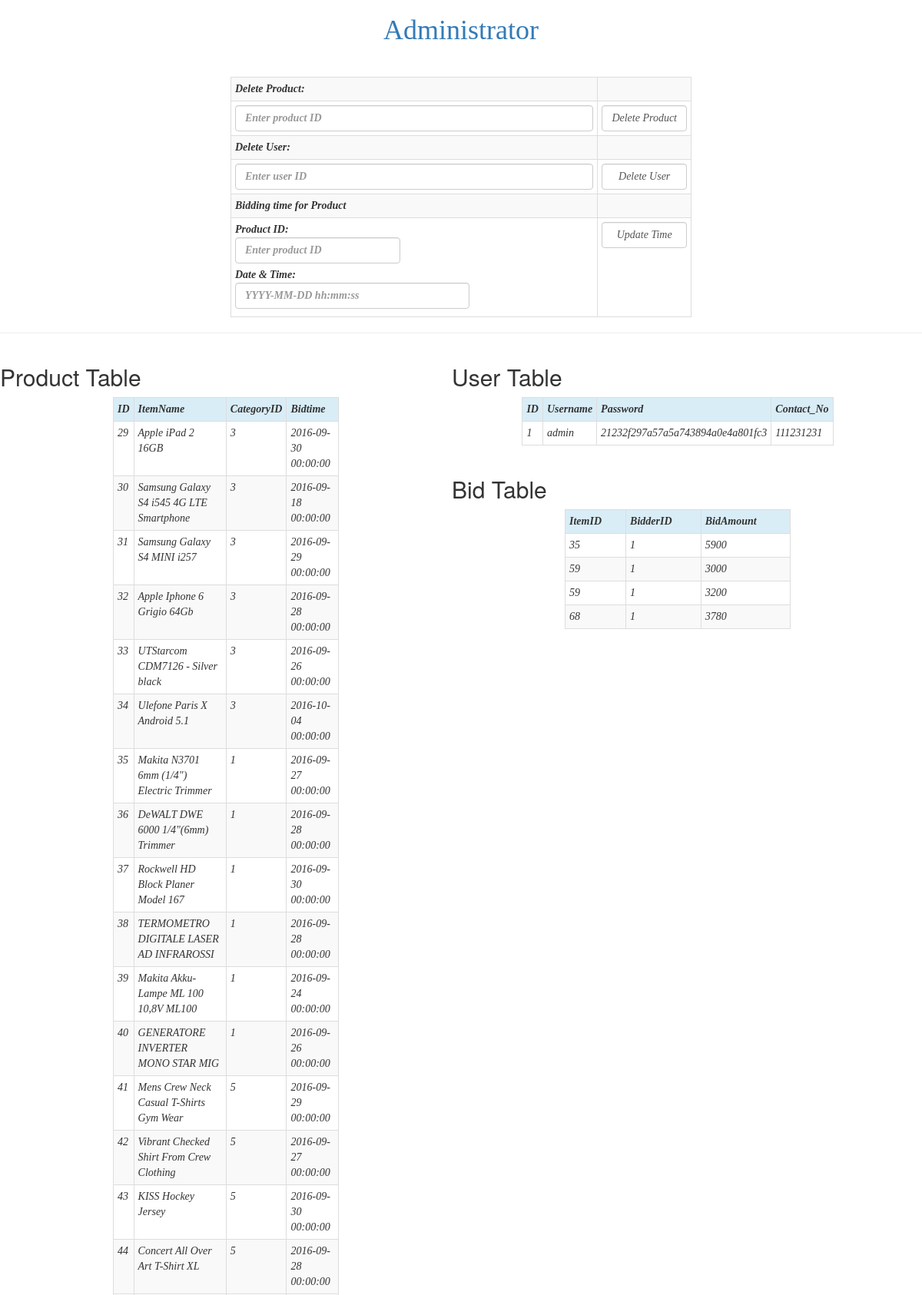
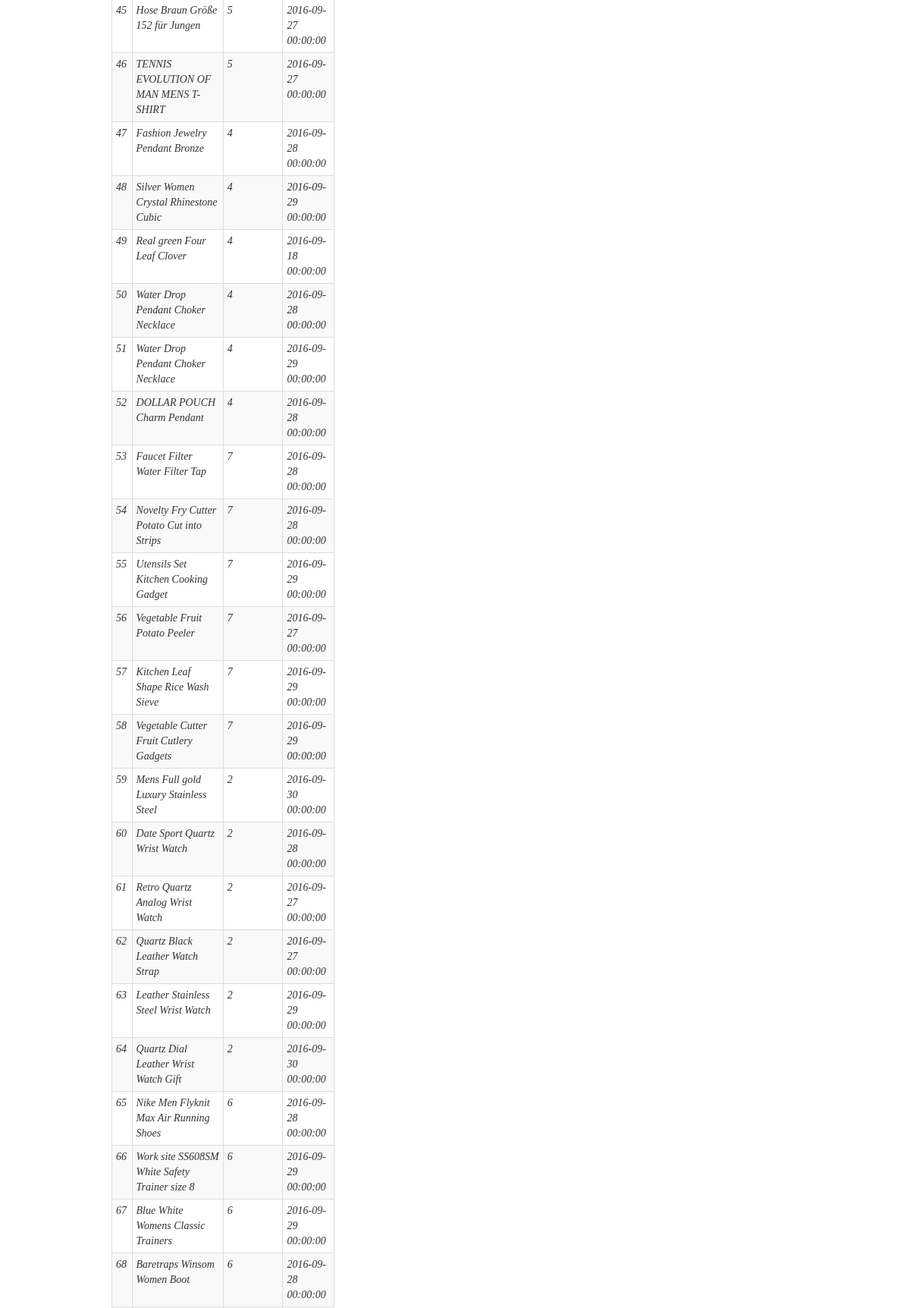
The app's page /admin/index.php (upper part) with its own data (2 pictures, top to bottom).
### tables this page shows
CREATE TABLE IF NOT EXISTS `item` (
  `ItemID` int(10) NOT NULL,
  `ItemName` varchar(50) NOT NULL,
  `SellerID` int(10) DEFAULT NULL,
  `StartingPrice` int(6) NOT NULL,
  `ExpectedPrice` int(6) NOT NULL,
  `CurrentPrice` int(6) DEFAULT NULL,
  `PhotosID` varchar(20) DEFAULT NULL,
  `Description` varchar(6000) DEFAULT NULL,
  `CategoryID` int(10) NOT NULL,
  `EndTime` datetime NOT NULL
);

CREATE TABLE IF NOT EXISTS `user` (
  `UserID` int(10) NOT NULL,
  `Username` varchar(20) NOT NULL,
  `Password` varchar(45) NOT NULL,
  `Contact_No` int(10) NOT NULL,
  `Address` varchar(50) NOT NULL,
  `FName` varchar(20) NOT NULL,
  `LName` varchar(20) NOT NULL
);

CREATE TABLE IF NOT EXISTS `bids` (
  `ItemID` int(5) NOT NULL,
  `BidderID` int(4) NOT NULL,
  `BidAmount` int(6) NOT NULL
);

### admin/index.php (the view, shortened to what this page needs)
<!DOCTYPE html PUBLIC "-//W3C//DTD XHTML 1.0 Transitional//EN" "http://www.w3.org/TR/xhtml1/DTD/xhtml1-transitional.dtd">
<html xmlns="http://www.w3.org/1999/xhtml">
<head>
<link href="../view/css/bootstrap.min.css" rel="stylesheet">
</head>
<body>
<div align="center">
  <a href="index.php"><h1 class="style2" style="font-family:Georgia, 'Times New Roman', Times, serif">Administrator</h1></a>
  <p>&nbsp;</p>
  <form id="form1" name="form1" method="post" action="">
    <table class="table table-striped table-bordered table-hover table-condensed" style="width: 50%">
      <tr>
        <th><div>Delete Product: </div></th>
        <td>&nbsp;</td>
      </tr>
      <tr>
        <th>
          <input type="text" class="form-control" name="ItemID" placeholder="Enter product ID" />
        </th>
        <td><input class="form-control" name="dltpr" type="submit" id="dltpr" value="Delete Product" /></td>
      </tr>
      <tr>
        <th><div>Delete User: </div></th>
        <td>&nbsp;</td>
      </tr>
      <tr>
        <th><div>
          <input type="text" class="form-control" name="UserID" placeholder="Enter user ID" />
        </div></th>
        <td><input class="form-control" name="dltuser" type="submit" id="dltuser" value="Delete User" /></td>
      </tr>
      <tr>
        <th><div>Bidding time for Product </div></th>
        <td>&nbsp;</td>
      </tr>
      <tr>
        <th><div>
          <label>Product ID:&nbsp; &nbsp;
          <input type="text" class="form-control" name="prid" placeholder="Enter product ID" style="width: 215px" />
          </label>
          <label>Date &amp; Time:
            <input type="text" class="form-control" name="bidtime" placeholder="YYYY-MM-DD hh:mm:ss" style="width: 305px" />
           </label>
        </div></th>
        <td><input class="form-control" name="EndTime" type="submit" id="EndTime" value="Update Time" /></td>
      </tr>
    </table>
  </form>
  <hr>
</div>
<div style="width: 100%">
<?php
$conn = new mysqli("localhost", "root", "", "shop");
if (isset($_POST['dltpr'])) {
	echo '<div style="width:49%; float:left;"><h2>Product Table</h2>';
	$id=$_REQUEST['ItemID'];
	$sql = "DELETE FROM item WHERE ItemID=$id";
	$conn -> query($sql);
	$sql = "SELECT ItemID,ItemName,CategoryID,EndTime FROM item ORDER BY ItemID";
	$result = $conn -> query($sql);
	if ($result -> num_rows > 0) {
	echo '
	<table class="table table-striped table-bordered table-hover table-condensed" align="center" style="width:50%">
	<tr class="info">
	<th>ID</th>
	<th>ItemName</th>
	<th>CategoryID</th>
	<th>EndTime</th>
	</tr>';
	while ($row = $result -> fetch_assoc()) {
	echo "
	<tr>
		<td>" . $row["ItemID"] . "</td><td>" . $row["ItemName"] . "</td><td>" . $row["CategoryID"] . "</td><td>" . $row["EndTime"] . "</td>
	</tr>";
	}
	echo "</table></div>";
	} else {
	echo "0 results";
	}
	}
else {
	echo '<div style="width:49%; float:left;"><h2>Product Table</h2>';
	$sql = "SELECT ItemID,ItemName,CategoryID,EndTime FROM item ORDER BY ItemID";
	$result = $conn -> query($sql);
	if ($result -> num_rows > 0) {
	echo '
	<table class="table table-striped table-bordered table-hover table-condensed" align="center" style="width:50%">
	<tr class="info">
	<th>ID</th>
	<th>ItemName</th>
	<th>CategoryID</th>
	<th>Bidtime</th>
	</tr>';
	while ($row = $result -> fetch_assoc()) {
	echo "
	<tr>
		<td>" . $row["ItemID"] . "</td><td>" . $row["ItemName"] . "</td><td>" . $row["CategoryID"] . "</td><td>" . $row["EndTime"] . "</td>
	</tr>";
	}
	echo "</table></div>";
	} else {
	echo "0 results";
	}
	echo '<div style="width:49%; float:left;"><h2>User Table</h2>';
	$sql = "SELECT UserID,Username,Password,Contact_No FROM user ORDER BY UserID";
	$result = $conn -> query($sql);
	if ($result -> num_rows > 0) {
	echo '
	<table class="table table-striped table-bordered table-hover table-condensed" align="center" style="width:50%">
	<tr class="info">
	<th>ID</th>
	<th>Username</th>
	<th>Password</th>
    <th>Contact_No</th>
	</tr>';
	while ($row = $result -> fetch_assoc()) {
	echo "
	<tr>
		<td>" . $row["UserID"] . "</td><td>" . $row["Username"] . "</td><td>" . $row["Password"] . "</td><td>" . $row["Contact_No"] . "</td>
	</tr>";
	}
	echo "</table></div>";
	} else {
	echo "0 results";
	}
	}
	echo '<div style="width:49%; float:left;"><h2>Bid Table</h2>';
	$sql = "SELECT ItemID,BidderID,BidAmount FROM bids ORDER BY ItemID";
	$result = $conn -> query($sql);
	if ($result -> num_rows > 0) {
	echo '
	<table class="table table-striped table-bordered table-hover table-condensed" align="center" style="width:50%">
	<tr class="info">
	<th>ItemID</th>
	<th>BidderID</th>
	<th>BidAmount</th>
	</tr>';
	while ($row = $result -> fetch_assoc()) {
	echo "
	<tr>
		<td>" . $row["ItemID"] . "</td><td>" . $row["BidderID"] . "</td><td>" . $row["BidAmount"] . "</td>
	</tr>";
	}
	echo "</table></div>";
	} else {
	echo "0 results";
	}
?>
</div>
</body>
</html>

### admin/index.php (style rules this page uses)
table, th, td { font-family: Georgia, 'Times New Roman', Times, serif; font-style:italic; border: 2px solid black; padding: 5px; }

### records on screen
item: ItemID "29", ItemName "Apple iPad 2 16GB", CategoryID "3", EndTime "2016-09-30 00:00:00"
item: ItemID "30", ItemName "Samsung Galaxy S4 i545 4G LTE Smartphone", CategoryID "3", EndTime "2016-09-18 00:00:00"
item: ItemID "31", ItemName "Samsung Galaxy S4 MINI i257", CategoryID "3", EndTime "2016-09-29 00:00:00"
item: ItemID "32", ItemName "Apple Iphone 6 Grigio 64Gb", CategoryID "3", EndTime "2016-09-28 00:00:00"
item: ItemID "33", ItemName "UTStarcom CDM7126 - Silver black", CategoryID "3", EndTime "2016-09-26 00:00:00"
item: ItemID "34", ItemName "Ulefone Paris X Android 5.1", CategoryID "3", EndTime "2016-10-04 00:00:00"
item: ItemID "35", ItemName "Makita N3701 6mm (1/4\") Electric Trimmer", CategoryID "1", EndTime "2016-09-27 00:00:00"
item: ItemID "36", ItemName "DeWALT DWE 6000 1/4\"(6mm) Trimmer", CategoryID "1", EndTime "2016-09-28 00:00:00"
item: ItemID "37", ItemName "Rockwell HD Block Planer Model 167", CategoryID "1", EndTime "2016-09-30 00:00:00"
item: ItemID "38", ItemName "TERMOMETRO DIGITALE LASER AD INFRAROSSI", CategoryID "1", EndTime "2016-09-28 00:00:00"
item: ItemID "39", ItemName "Makita Akku-Lampe ML 100 10,8V ML100", CategoryID "1", EndTime "2016-09-24 00:00:00"
item: ItemID "40", ItemName "GENERATORE INVERTER MONO STAR MIG", CategoryID "1", EndTime "2016-09-26 00:00:00"
item: ItemID "41", ItemName "Mens Crew Neck Casual T-Shirts Gym Wear", CategoryID "5", EndTime "2016-09-29 00:00:00"
item: ItemID "42", ItemName "Vibrant Checked Shirt From Crew Clothing", CategoryID "5", EndTime "2016-09-27 00:00:00"
item: ItemID "43", ItemName "KISS Hockey Jersey", CategoryID "5", EndTime "2016-09-30 00:00:00"
item: ItemID "44", ItemName "Concert All Over Art T-Shirt XL", CategoryID "5", EndTime "2016-09-28 00:00:00"
item: ItemID "45", ItemName "Hose Braun Größe 152 für Jungen", CategoryID "5", EndTime "2016-09-27 00:00:00"
item: ItemID "46", ItemName "TENNIS EVOLUTION OF MAN MENS T-SHIRT", CategoryID "5", EndTime "2016-09-27 00:00:00"
item: ItemID "47", ItemName "Fashion Jewelry Pendant Bronze", CategoryID "4", EndTime "2016-09-28 00:00:00"
item: ItemID "48", ItemName "Silver Women Crystal Rhinestone Cubic", CategoryID "4", EndTime "2016-09-29 00:00:00"
item: ItemID "49", ItemName "Real green Four Leaf Clover", CategoryID "4", EndTime "2016-09-18 00:00:00"
item: ItemID "50", ItemName "Water Drop Pendant Choker Necklace", CategoryID "4", EndTime "2016-09-28 00:00:00"
item: ItemID "51", ItemName "Water Drop Pendant Choker Necklace", CategoryID "4", EndTime "2016-09-29 00:00:00"
item: ItemID "52", ItemName "DOLLAR POUCH Charm Pendant", CategoryID "4", EndTime "2016-09-28 00:00:00"
item: ItemID "53", ItemName "Faucet Filter Water Filter Tap", CategoryID "7", EndTime "2016-09-28 00:00:00"
item: ItemID "54", ItemName "Novelty Fry Cutter Potato Cut into Strips", CategoryID "7", EndTime "2016-09-28 00:00:00"
item: ItemID "55", ItemName "Utensils Set Kitchen Cooking Gadget", CategoryID "7", EndTime "2016-09-29 00:00:00"
item: ItemID "56", ItemName "Vegetable Fruit Potato Peeler", CategoryID "7", EndTime "2016-09-27 00:00:00"
item: ItemID "57", ItemName "Kitchen Leaf Shape Rice Wash Sieve", CategoryID "7", EndTime "2016-09-29 00:00:00"
item: ItemID "58", ItemName "Vegetable Cutter Fruit Cutlery Gadgets", CategoryID "7", EndTime "2016-09-29 00:00:00"
item: ItemID "59", ItemName "Mens Full gold Luxury Stainless Steel", CategoryID "2", EndTime "2016-09-30 00:00:00"
item: ItemID "60", ItemName "Date Sport Quartz Wrist Watch", CategoryID "2", EndTime "2016-09-28 00:00:00"
item: ItemID "61", ItemName "Retro Quartz Analog Wrist Watch", CategoryID "2", EndTime "2016-09-27 00:00:00"
item: ItemID "62", ItemName "Quartz Black Leather Watch Strap", CategoryID "2", EndTime "2016-09-27 00:00:00"
item: ItemID "63", ItemName "Leather Stainless Steel Wrist Watch", CategoryID "2", EndTime "2016-09-29 00:00:00"
item: ItemID "64", ItemName "Quartz Dial Leather Wrist Watch Gift", CategoryID "2", EndTime "2016-09-30 00:00:00"
item: ItemID "65", ItemName "Nike Men Flyknit Max Air Running Shoes", CategoryID "6", EndTime "2016-09-28 00:00:00"
item: ItemID "66", ItemName "Work site SS608SM White Safety Trainer size 8", CategoryID "6", EndTime "2016-09-29 00:00:00"
item: ItemID "67", ItemName "Blue White Womens Classic Trainers", CategoryID "6", EndTime "2016-09-29 00:00:00"
item: ItemID "68", ItemName "Baretraps Winsom Women Boot", CategoryID "6", EndTime "2016-09-28 00:00:00"
user: UserID "1", Username "admin", Password "21232f297a57a5a743894a0e4a801fc3", Contact_No "111231231"
bids: ItemID "35", BidderID "1", BidAmount "5900"
bids: ItemID "59", BidderID "1", BidAmount "3000"
bids: ItemID "59", BidderID "1", BidAmount "3200"
bids: ItemID "68", BidderID "1", BidAmount "3780"
